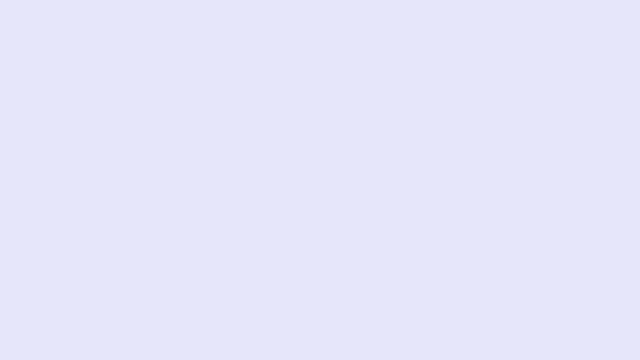
Frame 1 (no input)
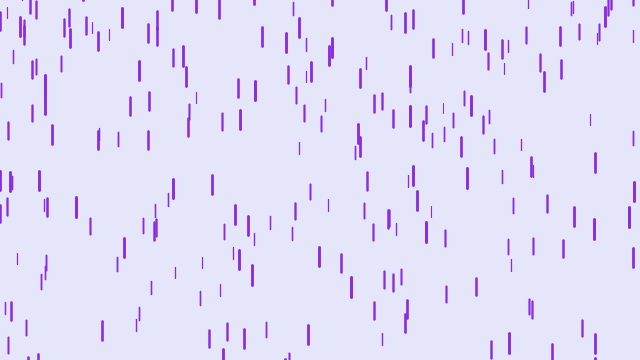
Frame 60 (the mouse pressed at the canvas centre just before this capture)
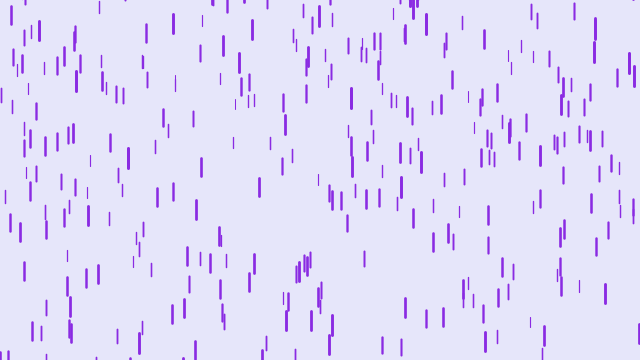
Frame 120 (the mouse held since frame 60 and released just before this capture)

The Processing sketch that drew these frames (run headless with seeded random() and noise(); from frame 60 on, the mouse is pressed at the canvas centre):

// Processing sketch: purple_rain
// ── purple_rain.pde
// Purple Rain
// (138, 43, 226)
// (230, 230, 250) // background

Drop[] drops = new Drop[500];
void setup(){
  size(640, 360);
  for(int i = 0; i < drops.length; i++) {
    drops[i] = new Drop();
  }
}

void draw() {
  background(230, 230, 250);
  for(int i = 0; i < drops.length; i++) {
    drops[i].fall();
    drops[i].show();
  }
}
// ── Drop.pde
class Drop {
 float x = random(width);
 float y = random(-1000, -50);
 float z = random(0, 20);
 float len = map(z, 0, 20, 10, 20);
 float yspeed = map(z, 0, 20, 4, 10);

 
 void fall() {
   y = y + yspeed;
   float grav = map(z, 0, 20, 0, 0.2);
   yspeed += grav;
   if (y > height) {
     y = random(-200, -100);
     yspeed = map(z, 0, 20, 4, 10);
   }
 }
 
 void show() {
   float thick = map(z, 0, 20, 1, 3);
   strokeWeight(thick);
   stroke(138, 43, 226);
   line(x,y,x,y+len);
   
 }
  
}
